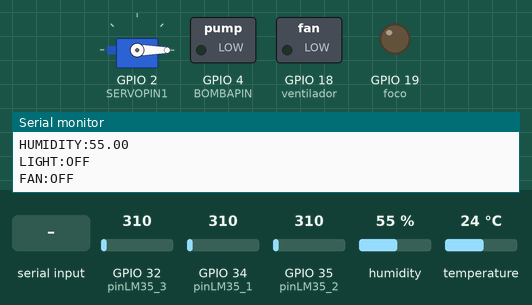
The sketch below on a simulated ESP32. On the bench: servo, switched loads named in the sketch (green lamp = pin HIGH), output pins drawn as LEDs (lit = HIGH), the last lines printed to the serial monitor. The inputs (shaded band) are chosen by the test bench; at power-on: GPIO 32 (pinLM35_3) = 310, GPIO 34 (pinLM35_1) = 310, GPIO 35 (pinLM35_2) = 310, humidity 55 %, temperature 24 °C.

Above: at 1.2 s.
1.3 s: "O\n" received over Serial
At 2.1 s:
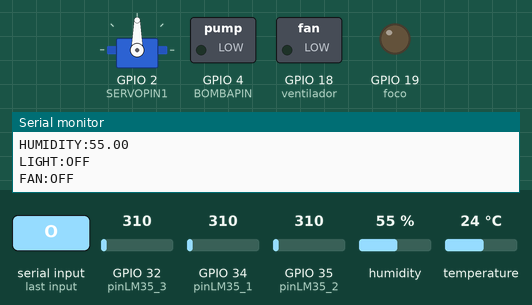
2.8 s: "T90\n" received over Serial
At 4.2 s:
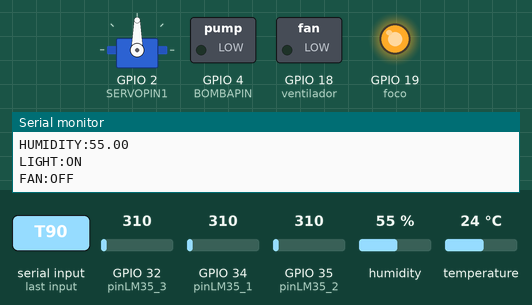
4.5 s: "T,45\n" received over Serial
At 6.2 s:
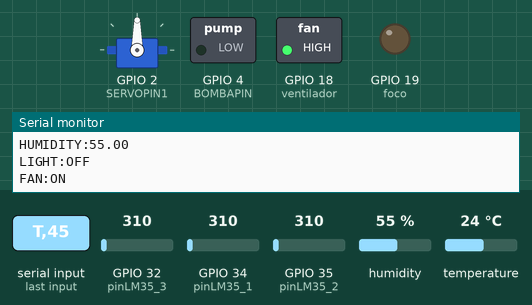
7.0 s: "C\n" received over Serial
At 7.6 s:
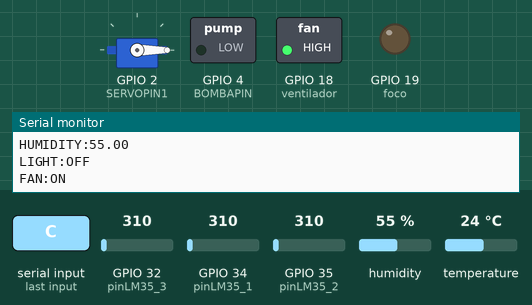
8.5 s: "B90\n" received over Serial
At 8.8 s:
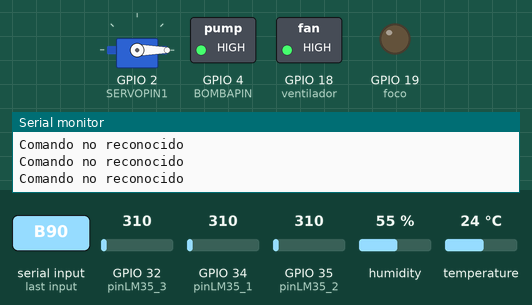
10.0 s: "F90\n" received over Serial
At 11.2 s:
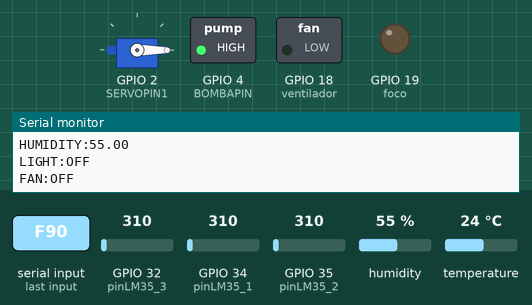
Timing chart, 0 to 12.5 s (numbered marks = the images above; inputs shaded):
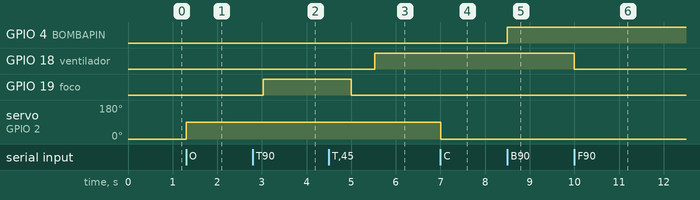

Measured:
- after the input at 1.3 s, servo on GPIO 2 (SERVOPIN1): 0° → 90° at once
- after the input at 2.8 s, GPIO 19 (foco): LOW → HIGH after 0.22 s
- after the input at 4.5 s, GPIO 18 (ventilador): LOW → HIGH after 1.0 s; GPIO 19 (foco): HIGH → LOW after 0.50 s
- after the input at 7.0 s, servo on GPIO 2 (SERVOPIN1): 90° → 0° at once
- after the input at 8.5 s, GPIO 4 (BOMBAPIN): LOW → HIGH at once
- after the input at 10.0 s, GPIO 18 (ventilador): HIGH → LOW at once

The sketch:

Codigo_Arduino.ino
```cpp
#include <Arduino.h>
#include <DHT.h>
#include <ESP32Servo.h>  // Importamos la librería ESP32Servo

// Definición de pines
const int pinLM35_1 = 34;
const int pinLM35_2 = 35;
const int pinLM35_3 = 32;
const int foco = 19;
const int ventilador = 18;
const int BOMBAPIN = 4;         // Pin para la bomba de agua
const int SERVOPIN1 = 2;        // Pin para el servomotor
#define DHTPIN 15               // Pin donde está conectado el sensor DHT11
#define DHTTYPE DHT11           // Tipo de sensor DHT

// Configuración del sensor DHT y servomotor
DHT dht(DHTPIN, DHTTYPE);
Servo servo1;                   // Declaramos el servomotor

// Variables de control
int temperaturaObjetivo = 20;
bool temperaturaEstablecida = false;
bool ventiladorEncendido = false;
bool focoEncendido = false;
bool anularVentiladorApagado = false;
bool anularFocoApagado = false;

unsigned long ultimaActualizacion = 0;
const unsigned long intervaloActualizacion = 500;
const int intensidadMinima = 50;

void setup() {
  Serial.begin(115200);

  // Configuración de dispositivos
  dht.begin();                  // Iniciamos el sensor DHT
  pinMode(ventilador, OUTPUT);
  pinMode(foco, OUTPUT);
  pinMode(BOMBAPIN, OUTPUT);
  analogWrite(ventilador, 0);   // Apagamos ventilador
  analogWrite(foco, 0);         // Apagagamos foco
  digitalWrite(BOMBAPIN, LOW);  // Bomba se inicializa apagada

  // Configuración de servomotor
  servo1.attach(SERVOPIN1);     // Conectamos el servomotor al pin definido
  servo1.write(0);              // Posición inicial del servomotor
}

void loop() {
  unsigned long tiempoActual = millis();
  if (tiempoActual - ultimaActualizacion >= intervaloActualizacion) {
    ultimaActualizacion = tiempoActual;

    // Leemos y calculamos la temperatura promedio de los sensores LM35
    float temperatura1 = analogRead(pinLM35_1) * (5 / 4095.0) * 100.0;
    float temperatura2 = analogRead(pinLM35_2) * (5 / 4095.0) * 100.0;
    float temperatura3 = analogRead(pinLM35_3) * (5 / 4095.0) * 100.0;
    float temperaturaPromedio = (temperatura1 + temperatura2 + temperatura3) / 3.0;

    // Leemos la humedad del sensor DHT11
    float humedad = dht.readHumidity();

    // Enviar datos de temperatura promedio y humedad al puerto serie
    Serial.print("TEMP:");
    Serial.println(temperaturaPromedio);
    Serial.print("HUMIDITY:");
    Serial.println(humedad);
    Serial.print("LIGHT:");
    Serial.println(focoEncendido ? "ON" : "OFF");
    Serial.print("FAN:");
    Serial.println(ventiladorEncendido ? "ON" : "OFF");

    // Controlamos el foco y ventilador solo si se ha recibido una temperatura
    if (temperaturaEstablecida && !anularFocoApagado && !anularVentiladorApagado) {
      if (temperaturaPromedio < temperaturaObjetivo - 2 && !ventiladorEncendido) {
        focoEncendido = true;
        int intensidadFoco = map(temperaturaObjetivo - (int)temperaturaPromedio, 0, 10, intensidadMinima, 255);
        analogWrite(foco, intensidadFoco);
        ventiladorEncendido = false;
        analogWrite(ventilador, 0);
      } else if (temperaturaPromedio > temperaturaObjetivo + 2 && !focoEncendido) {
        ventiladorEncendido = true;
        int intensidadVentilador = map((int)temperaturaPromedio - temperaturaObjetivo, 0, 10, intensidadMinima, 255);
        analogWrite(ventilador, intensidadVentilador);
        focoEncendido = false;
        analogWrite(foco, 0);
      } else if (temperaturaPromedio >= temperaturaObjetivo - 2 && temperaturaPromedio <= temperaturaObjetivo + 2) {
        if (focoEncendido) {
          analogWrite(foco, intensidadMinima);
        } else if (ventiladorEncendido) {
          analogWrite(ventilador, intensidadMinima);
        }
      } else {
        ventiladorEncendido = false;
        focoEncendido = false;
        analogWrite(ventilador, 0);
        analogWrite(foco, 0);
      }
    }

    // Apagamos los dispositivos manualmente
    if (anularFocoApagado) {
      focoEncendido = false;
      analogWrite(foco, 0);
    }
    if (anularVentiladorApagado) {
      ventiladorEncendido = false;
      analogWrite(ventilador, 0);
    }
  }

  // Procesamos los comandos de la GUI
  if (Serial.available()) {
    char comando = Serial.read();

    switch (comando) {
      case 'T': {  // Configuración de la temperatura objetivo
        String tempStr = Serial.readStringUntil('\n');
        temperaturaObjetivo = tempStr.toInt();
        temperaturaEstablecida = true;
        anularVentiladorApagado = false;
        anularFocoApagado = false;
        break;
      }
      case 'L':  // Apagar el foco
        anularFocoApagado = true;
        focoEncendido = false;
        analogWrite(foco, 0);
        break;

      case 'F':  // Apagar el ventilador
        anularVentiladorApagado = true;
        ventiladorEncendido = false;
        analogWrite(ventilador, 0);
        break;

      case 'B':  // Activa la bomba de agua
        digitalWrite(BOMBAPIN, HIGH);
        break;

      case 'b':  // Desactiva la bomba de agua
        digitalWrite(BOMBAPIN, LOW);
        break;

      case 'O':  // Abre la "ventana" (servomotor a 90°)
        servo1.write(90);
        break;

      case 'C':  // Cierra la "ventana" (servomotor a 0°)
        servo1.write(0);
        break;

      default:
        Serial.println("Comando no reconocido");
        break;
    }
  }
}
```
